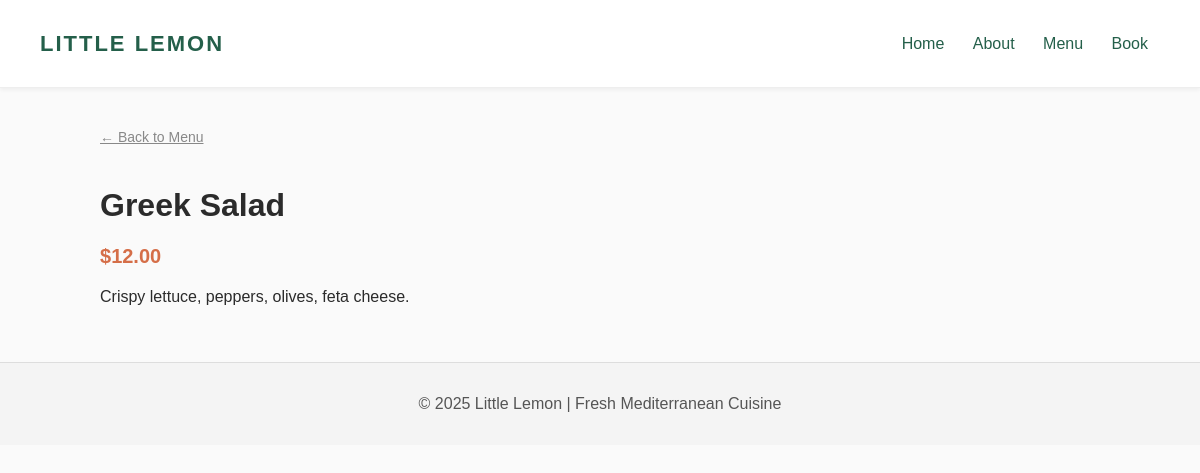
Page /menu_item/2/ on the committed database.
### restaurant/models.py (models this page shows, shortened)
class MenuItem(models.Model):
    name = models.CharField(max_length=120)
    price = models.DecimalField(max_digits=6, decimal_places=2)
    description = models.TextField(blank=True)
    image = models.ImageField(upload_to='menu_images/', blank=True, null=True)
    class Meta:
        ordering = ['name']  # ✅ alphabetical order

### restaurant/views.py (the view)
# urls.py: path('menu_item/<int:pk>/', views.MenuItemDetailView.as_view(), name='menu_item'),
class MenuItemDetailView(DetailView):
    model = MenuItem
    template_name = 'restaurant/menu_item.html'
    context_object_name = 'item'

### Templates/restaurant/menu_item.html (shortened to what this page needs)
{% extends 'base.html' %}
{% block content %}
<a href="{% url 'menu' %}" class="breadcrumb">← Back to Menu</a>
<div class="menu-detail">
  <div class="detail-text">
    <h1>{{ item.name }}</h1>
    <p class="detail-price">${{ item.price }}</p>
    <p>{{ item.description }}</p>
  </div>
</div>
{% endblock %}

### static/styles.css (style rules this page uses)
body { font-family: "Poppins", Arial, sans-serif; margin: 0; background-color: #fafafa; color: #2b2b2b; }
.menu-detail { display: flex; flex-wrap: wrap; gap: 30px; align-items: flex-start; }
.detail-price { color: #d56e48; font-weight: bold; font-size: 20px; }
.breadcrumb { display: inline-block; margin-bottom: 20px; color: #888; font-size: 14px; }

### rows in the picture
MenuItem: name "Greek Salad", price "12.00", description "Crispy lettuce, peppers, olives, feta cheese."
